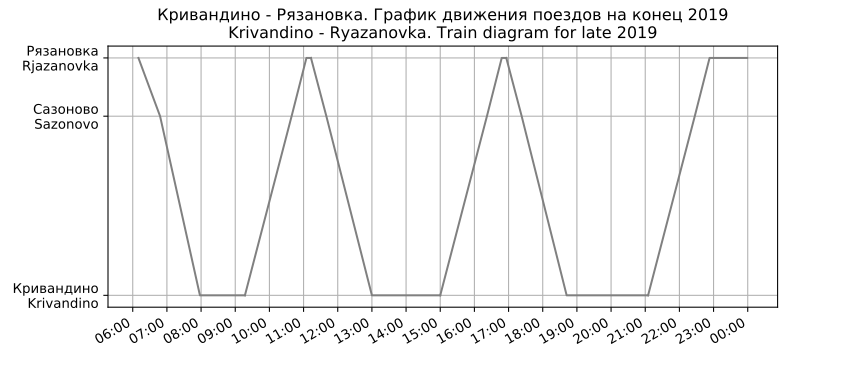

The Python source for this figure:
#!/usr/bin/python3
# -*- coding: utf-8 -*-

import numpy as np
import matplotlib.pyplot as plt
import matplotlib
import matplotlib.dates as mdates
import dateutil
from matplotlib.ticker import (MultipleLocator, FormatStrFormatter,
                               AutoMinorLocator)
                               
import datetime
from transliterate import translit, get_available_language_codes

# data sample
traintimes=dict()
stationcalls=dict()

traintimes['6684'] = ['09:17','10:39','11:05','11:13']
stationcalls['6684'] = [0, 40, 53, 53]
traintimes['6690'] = ['15:00','16:22','16:48','16:56']
stationcalls['6690'] = [0, 40, 53, 53]
traintimes['6694'] = ['21:05','22:27','22:53','23:59']
stationcalls['6694'] = [0, 40, 53, 53]

traintimes['6683'] = ['06:10','06:48','07:58','09:17']
stationcalls['6683'] = [53, 40, 0, 0]
traintimes['6687'] = ['11:13','11:40','13:00','15:00']
stationcalls['6687'] = [53, 40, 0, 0]
traintimes['6691'] = ['16:56','17:23','18:42','21:05']
stationcalls['6691'] = [53, 40, 0,0]

stations=dict()
stations[0]=u"Кривандино"
stations[40]=u'Сазоново'
stations[53]=u'Рязановка'

title=u"Кривандино - Рязановка. График движения поездов на конец 2019\n"
title = title+"Krivandino - Ryazanovka. Train diagram for late 2019"

# end of data

def convert_dates(times_list):
    n = list()
    for i in times_list:
        #temp_dt = matplotlib.dates.datestr2num(i)
        temp_dt = datetime.datetime.strptime(i, '%H:%M')
        n.append(temp_dt)
        print(i)
        print(temp_dt)

    return(n)

for k in traintimes:
    temp_dict=dict()
    temp_dict=convert_dates(traintimes[k])
    traintimes[k] = temp_dict
   
fig, ax = plt.subplots(figsize=(9,4))


# styling
train_line_style='g-'
hours = mdates.HourLocator() 
hours_fmt = mdates.DateFormatter('%H:%M')  
plt.title(title)

#transliterate station names
#may be replaced to load dataset with official latin names
for id in stations:
    stations[id] = stations[id]+"\n"+translit(stations[id], 'ru',reversed=True)



# end styling

# station labels generate
station_names=list()
station_pks=list()
for elem in sorted(stations.items()) :
    print(elem[0] , " ::" , elem[1] )
    station_names.append(elem[1])
    station_pks.append(elem[0])
    

plt.yticks(station_pks)
ax.set_yticklabels(station_names)

for trainnumber in traintimes:
    print(trainnumber)
    ax.plot(traintimes[trainnumber],stationcalls[trainnumber],train_line_style,label=trainnumber, color = 'gray', antialiased=False)
    #ax.set_ylabel(r'stations')
    ax.xaxis.set_major_locator(hours)
    ax.xaxis.set_major_formatter(hours_fmt)

    plt.gcf().autofmt_xdate()
    ax.grid(True)



    
#plt.legend(title='Trains:')
plt.savefig("train diagram Krivandino - Ryazanovka 2019.svg")
plt.show()

